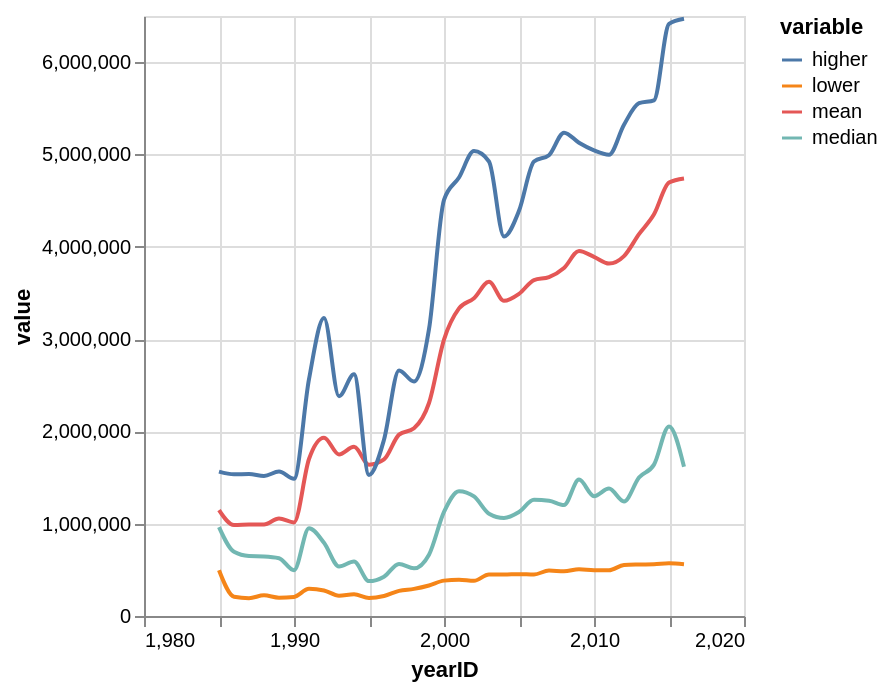

This figure's notebook cell:
### Code cell
'''
Talking points:
- mean higher than 75th percentile
- All have a positive increase, even 25 percentile
- TODO: Plot highest salary for each year
'''
sal_chart.show()

### Figure 1 — Vega-Lite specification as saved in the notebook (floating-point values rounded to 4 significant figures)
{"config": {"view": {"continuousWidth": 300, "continuousHeight": 300}}, "data": {"name": "data-f03d051e8f499a5dc8a4db90cada5bbc"}, "mark": {"type": "line", "interpolate": "monotone"}, "encoding": {"color": {"field": "variable", "type": "nominal"}, "x": {"field": "yearID", "type": "quantitative"}, "y": {"field": "value", "type": "quantitative"}}, "$schema": "https://vega.github.io/schema/vega-lite/v6.4.1.json", "datasets": {"data-f03d051e8f499a5dc8a4db90cada5bbc": [{"yearID": 1985, "variable": "mean", "value": 1146000.0}, {"yearID": 1986, "variable": "mean", "value": 984900.0}, {"yearID": 1987, "variable": "mean", "value": 990300.0}, {"yearID": 1988, "variable": "mean", "value": 991600.0}, {"yearID": 1989, "variable": "mean", "value": 1057000.0}, {"yearID": 1990, "variable": "mean", "value": 1014000.0}, {"yearID": 1991, "variable": "mean", "value": 1701000.0}, {"yearID": 1992, "variable": "mean", "value": 1932000.0}, {"yearID": 1993, "variable": "mean", "value": 1750000.0}, {"yearID": 1994, "variable": "mean", "value": 1833000.0}, {"yearID": 1995, "variable": "mean", "value": 1639000.0}, {"yearID": 1996, "variable": "mean", "value": 1696000.0}, {"yearID": 1997, "variable": "mean", "value": 1965000.0}, {"yearID": 1998, "variable": "mean", "value": 2034000.0}, {"yearID": 1999, "variable": "mean", "value": 2307000.0}, {"yearID": 2000, "variable": "mean", "value": 2995000.0}, {"yearID": 2001, "variable": "mean", "value": 3332000.0}, {"yearID": 2002, "variable": "mean", "value": 3443000.0}, {"yearID": 2003, "variable": "mean", "value": 3620000.0}, {"yearID": 2004, "variable": "mean", "value": 3414000.0}, {"yearID": 2005, "variable": "mean", "value": 3490000.0}, {"yearID": 2006, "variable": "mean", "value": 3639000.0}, {"yearID": 2007, "variable": "mean", "value": 3671000.0}, {"yearID": 2008, "variable": "mean", "value": 3770000.0}, {"yearID": 2009, "variable": "mean", "value": 3954000.0}, {"yearID": 2010, "variable": "mean", "value": 3891000.0}, {"yearID": 2011, "variable": "mean", "value": 3818000.0}, {"yearID": 2012, "variable": "mean", "value": 3899000.0}, {"yearID": 2013, "variable": "mean", "value": 4137000.0}, {"yearID": 2014, "variable": "mean", "value": 4351000.0}, {"yearID": 2015, "variable": "mean", "value": 4696000.0}, {"yearID": 2016, "variable": "mean", "value": 4741000.0}, {"yearID": 1985, "variable": "median", "value": 962500.0}, {"yearID": 1986, "variable": "median", "value": 695100.0}, {"yearID": 1987, "variable": "median", "value": 649200.0}, {"yearID": 1988, "variable": "median", "value": 645500.0}, {"yearID": 1989, "variable": "median", "value": 626300.0}, {"yearID": 1990, "variable": "median", "value": 495200.0}, {"yearID": 1991, "variable": "median", "value": 950000.0}, {"yearID": 1992, "variable": "median", "value": 793000.0}, {"yearID": 1993, "variable": "median", "value": 537400.0}, {"yearID": 1994, "variable": "median", "value": 589300.0}, {"yearID": 1995, "variable": "median", "value": 377900.0}, {"yearID": 1996, "variable": "median", "value": 426300.0}, {"yearID": 1997, "variable": "median", "value": 564200.0}, {"yearID": 1998, "variable": "median", "value": 516000.0}, {"yearID": 1999, "variable": "median", "value": 664100.0}, {"yearID": 2000, "variable": "median", "value": 1127000.0}, {"yearID": 2001, "variable": "median", "value": 1352000.0}, {"yearID": 2002, "variable": "median", "value": 1295000.0}, {"yearID": 2003, "variable": "median", "value": 1109000.0}, {"yearID": 2004, "variable": "median", "value": 1062000.0}, {"yearID": 2005, "variable": "median", "value": 1126000.0}, {"yearID": 2006, "variable": "median", "value": 1258000.0}, {"yearID": 2007, "variable": "median", "value": 1248000.0}, {"yearID": 2008, "variable": "median", "value": 1202000.0}, {"yearID": 2009, "variable": "median", "value": 1478000.0}, {"yearID": 2010, "variable": "median", "value": 1298000.0}, {"yearID": 2011, "variable": "median", "value": 1380000.0}, {"yearID": 2012, "variable": "median", "value": 1240000.0}, {"yearID": 2013, "variable": "median", "value": 1500000.0}, {"yearID": 2014, "variable": "median", "value": 1640000.0}, {"yearID": 2015, "variable": "median", "value": 2053000.0}, {"yearID": 2016, "variable": "median", "value": 1617000.0}, {"yearID": 1985, "variable": "lower", "value": 494800.0}, {"yearID": 1986, "variable": "lower", "value": 208900.0}, {"yearID": 1987, "variable": "lower", "value": 193600.0}, {"yearID": 1988, "variable": "lower", "value": 224300.0}, {"yearID": 1989, "variable": "lower", "value": 198300.0}, {"yearID": 1990, "variable": "lower", "value": 207000.0}, {"yearID": 1991, "variable": "lower", "value": 294500.0}, {"yearID": 1992, "variable": "lower", "value": 276600.0}, {"yearID": 1993, "variable": "lower", "value": 220400.0}, {"yearID": 1994, "variable": "lower", "value": 235300.0}, {"yearID": 1995, "variable": "lower", "value": 195300.0}, {"yearID": 1996, "variable": "lower", "value": 217100.0}, {"yearID": 1997, "variable": "lower", "value": 272400.0}, {"yearID": 1998, "variable": "lower", "value": 293700.0}, {"yearID": 1999, "variable": "lower", "value": 330700.0}, {"yearID": 2000, "variable": "lower", "value": 383200.0}, {"yearID": 2001, "variable": "lower", "value": 393700.0}, {"yearID": 2002, "variable": "lower", "value": 381700.0}, {"yearID": 2003, "variable": "lower", "value": 450200.0}, {"yearID": 2004, "variable": "lower", "value": 448900.0}, {"yearID": 2005, "variable": "lower", "value": 453200.0}, {"yearID": 2006, "variable": "lower", "value": 449300.0}, {"yearID": 2007, "variable": "lower", "value": 493000.0}, {"yearID": 2008, "variable": "lower", "value": 483700.0}, {"yearID": 2009, "variable": "lower", "value": 506600.0}, {"yearID": 2010, "variable": "lower", "value": 496200.0}, {"yearID": 2011, "variable": "lower", "value": 496100.0}, {"yearID": 2012, "variable": "lower", "value": 552400.0}, {"yearID": 2013, "variable": "lower", "value": 557500.0}, {"yearID": 2014, "variable": "lower", "value": 560100.0}, {"yearID": 2015, "variable": "lower", "value": 570500.0}, {"yearID": 2016, "variable": "lower", "value": 560700.0}, {"yearID": 1985, "variable": "higher", "value": 1564000.0}, {"yearID": 1986, "variable": "higher", "value": 1535000.0}, {"yearID": 1987, "variable": "higher", "value": 1538000.0}, {"yearID": 1988, "variable": "higher", "value": 1517000.0}, {"yearID": 1989, "variable": "higher", "value": 1566000.0}, {"yearID": 1990, "variable": "higher", "value": 1486000.0}, {"yearID": 1991, "variable": "higher", "value": 2565000.0}, {"yearID": 1992, "variable": "higher", "value": 3227000.0}, {"yearID": 1993, "variable": "higher", "value": 2381000.0}, {"yearID": 1994, "variable": "higher", "value": 2619000.0}, {"yearID": 1995, "variable": "higher", "value": 1529000.0}, {"yearID": 1996, "variable": "higher", "value": 1910000.0}, {"yearID": 1997, "variable": "higher", "value": 2660000.0}, {"yearID": 1998, "variable": "higher", "value": 2540000.0}, {"yearID": 1999, "variable": "higher", "value": 3107000.0}, {"yearID": 2000, "variable": "higher", "value": 4508000.0}, {"yearID": 2001, "variable": "higher", "value": 4750000.0}, {"yearID": 2002, "variable": "higher", "value": 5036000.0}, {"yearID": 2003, "variable": "higher", "value": 4924000.0}, {"yearID": 2004, "variable": "higher", "value": 4111000.0}, {"yearID": 2005, "variable": "higher", "value": 4389000.0}, {"yearID": 2006, "variable": "higher", "value": 4924000.0}, {"yearID": 2007, "variable": "higher", "value": 4992000.0}, {"yearID": 2008, "variable": "higher", "value": 5236000.0}, {"yearID": 2009, "variable": "higher", "value": 5127000.0}, {"yearID": 2010, "variable": "higher", "value": 5044000.0}, {"yearID": 2011, "variable": "higher", "value": 4997000.0}, {"yearID": 2012, "variable": "higher", "value": 5322000.0}, {"yearID": 2013, "variable": "higher", "value": 5555000.0}, {"yearID": 2014, "variable": "higher", "value": 5586000.0}, {"yearID": 2015, "variable": "higher", "value": 6414000.0}, {"yearID": 2016, "variable": "higher", "value": 6470000.0}]}}
